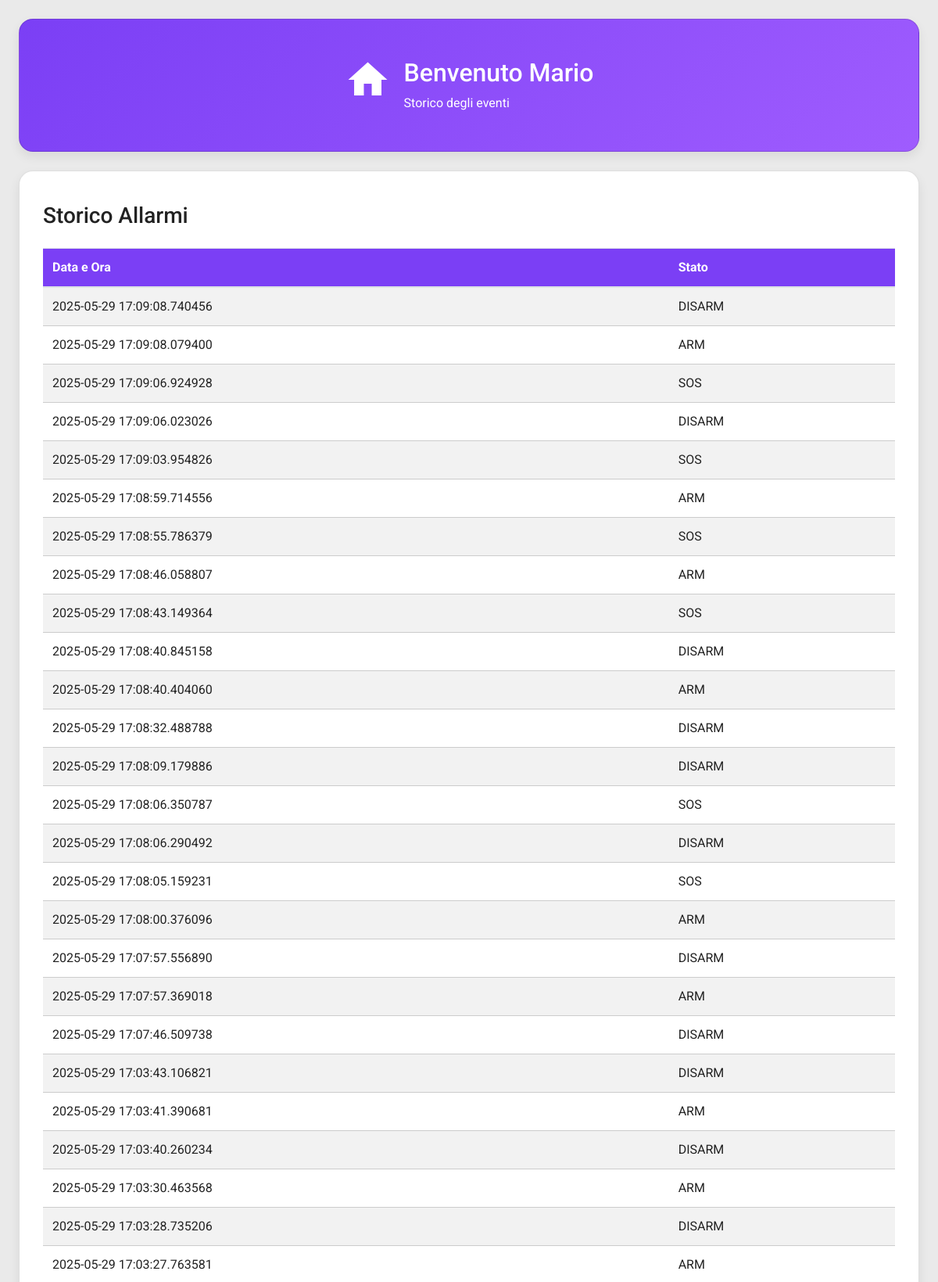
/storico (upper part), run on the app's committed database.
### app.py (models this page shows, shortened)
class StoricoAllarme(db.Model):
    __tablename__ = 'StoricoAllarme'
    id = db.Column(db.Integer, primary_key=True)
    data_ora = db.Column(db.DateTime, nullable=False, default=datetime.now)
    stato = db.Column(db.String(10), nullable=False)

### app.py (the view)
@app.route('/storico')
def storico():
    try:
        allarmi = get_allarmi()
        return render_template('Storico.html', allarmi=allarmi)
    except Exception as e:
        return f"Errore nel caricamento dello storico: {str(e)}", 500

### app.py (called while the page is built)
def get_allarmi():
    return StoricoAllarme.query.order_by(StoricoAllarme.data_ora.desc()).all()

### templates/Storico.html (shortened to what this page needs)
<!DOCTYPE html>
<html lang="en">
<head>
    <link rel="stylesheet" href="https://cdn.jsdelivr.net/npm/bootstrap@4.1.3/dist/css/bootstrap.min.css">
    <link rel="stylesheet" href="../static/style/styles.css">
</head>
<body>
    <main>
        <div class="dashboard">
            <div class="card Profile">
                <div style="display: flex; align-items: center;">
                    <a href="{{ url_for('index') }}">
                          <span class="material-icons icon">home</span>
                    </a>
                    <div style="margin-left: 16px;">
                        <div class="title"><h2>Benvenuto Mario</h2></div>
                        <div class="subtitle">Storico degli eventi</div>
                    </div>
                </div>
            </div>
        </div>
        <div class="card">
                <h3>Storico Allarmi</h3>
                <table class="table table-striped mt-3">
                    <thead>
                        <tr>
                            <th>Data e Ora</th>
                            <th>Stato</th>
                        </tr>
                    </thead>
                    <tbody>
                        {% for allarme in allarmi %}
                            <tr>
                                <td>{{ allarme.data_ora }}</td>
                                <td>{{ allarme.stato }}</td>
                            </tr>
                        {% endfor %}
                    </tbody>
                </table>
            </div>
    </main>
</body>
</html>

### static/style/styles.css (style rules this page uses)
:root { --purple-start: #7B3FF5; --purple-end: #9F5CFE; --card-bg: #ffffff; --text-primary: #222; --text-secondary: #666; --radius: 18px; --shadow: 0 6px 14px rgba(0,0,0,0.08); }
* { box-sizing: border-box; margin: 0; padding: 0; }
html, body { height: 100%; }
main { flex: 1; }
body { font-family: 'Roboto', sans-serif; background: rgba(207, 206, 206, 0.42); padding: 24px; color: var(--text-primary); display: flex; flex-direction: column; }
.dashboard { display: grid; gap: 20px; margin-bottom: 24px; grid-template-columns: repeat(auto-fit, minmax(300px, 1fr)); align-items: start; }
.card { background: var(--card-bg); border-radius: var(--radius); box-shadow: var(--shadow); padding: 40px 30px; display: flex; flex-direction: column; align-items: flex-start; justify-content: flex-start; transition: transform .15s ease, box-shadow .15s ease; position: relative; color: var(--text-primary); width: 100%; align-self: start; }
.Profile { background: linear-gradient(135deg, var(--purple-start), var(--purple-end)); color: white; grid-column: 1 / -1; flex-direction: row; align-items: center; justify-content: center; height: 170px; }
.Profile a { text-decoration: none; color: white; }
.icon { font-size: 46px; margin-bottom: 14px; }
.Profile .icon { font-size: 60px; }
.title { font-size: 1.4rem; font-weight: 600; margin-bottom: 6px; }
table { width: 100%; border-collapse: collapse; margin-top: 20px; grid-row: span 2; }
table th, table td { padding: 12px 16px; border-bottom: 1px solid #ccc; text-align: left; }
table th { background-color: var(--purple-start); color: white; }

### data on the page
StoricoAllarme: data_ora "2025-05-29 17:09:08.740456", stato "DISARM"
StoricoAllarme: data_ora "2025-05-29 17:09:08.079400", stato "ARM"
StoricoAllarme: data_ora "2025-05-29 17:09:06.924928", stato "SOS"
StoricoAllarme: data_ora "2025-05-29 17:09:06.023026", stato "DISARM"
StoricoAllarme: data_ora "2025-05-29 17:09:03.954826", stato "SOS"
StoricoAllarme: data_ora "2025-05-29 17:08:59.714556", stato "ARM"
StoricoAllarme: data_ora "2025-05-29 17:08:55.786379", stato "SOS"
StoricoAllarme: data_ora "2025-05-29 17:08:46.058807", stato "ARM"
StoricoAllarme: data_ora "2025-05-29 17:08:43.149364", stato "SOS"
StoricoAllarme: data_ora "2025-05-29 17:08:40.845158", stato "DISARM"
StoricoAllarme: data_ora "2025-05-29 17:08:40.404060", stato "ARM"
StoricoAllarme: data_ora "2025-05-29 17:08:32.488788", stato "DISARM"
StoricoAllarme: data_ora "2025-05-29 17:08:09.179886", stato "DISARM"
StoricoAllarme: data_ora "2025-05-29 17:08:06.350787", stato "SOS"
StoricoAllarme: data_ora "2025-05-29 17:08:06.290492", stato "DISARM"
StoricoAllarme: data_ora "2025-05-29 17:08:05.159231", stato "SOS"
StoricoAllarme: data_ora "2025-05-29 17:08:00.376096", stato "ARM"
StoricoAllarme: data_ora "2025-05-29 17:07:57.556890", stato "DISARM"
StoricoAllarme: data_ora "2025-05-29 17:07:57.369018", stato "ARM"
StoricoAllarme: data_ora "2025-05-29 17:07:46.509738", stato "DISARM"
StoricoAllarme: data_ora "2025-05-29 17:03:43.106821", stato "DISARM"
StoricoAllarme: data_ora "2025-05-29 17:03:41.390681", stato "ARM"
StoricoAllarme: data_ora "2025-05-29 17:03:40.260234", stato "DISARM"
StoricoAllarme: data_ora "2025-05-29 17:03:30.463568", stato "ARM"
StoricoAllarme: data_ora "2025-05-29 17:03:28.735206", stato "DISARM"
StoricoAllarme: data_ora "2025-05-29 17:03:27.763581", stato "ARM"
